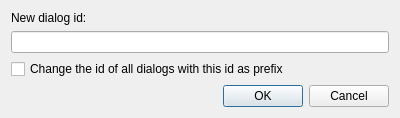
<?xml version="1.0" encoding="UTF-8"?>
<ui version="4.0">
 <class>SolarusEditor::ChangeDialogIdDialog</class>
 <widget class="QDialog" name="SolarusEditor::ChangeDialogIdDialog">
  <property name="geometry">
   <rect>
    <x>0</x>
    <y>0</y>
    <width>400</width>
    <height>118</height>
   </rect>
  </property>
  <property name="windowTitle">
   <string>Change dialog id</string>
  </property>
  <layout class="QVBoxLayout" name="verticalLayout_3">
   <item>
    <widget class="QLabel" name="dialog_id_label">
     <property name="text">
      <string>New dialog id:</string>
     </property>
    </widget>
   </item>
   <item>
    <widget class="QLineEdit" name="dialog_id_field"/>
   </item>
   <item>
    <widget class="QCheckBox" name="prefix_mode_field">
     <property name="text">
      <string>Change the id of all dialogs with this id as prefix</string>
     </property>
    </widget>
   </item>
   <item>
    <widget class="QDialogButtonBox" name="button_box">
     <property name="orientation">
      <enum>Qt::Horizontal</enum>
     </property>
     <property name="standardButtons">
      <set>QDialogButtonBox::Cancel|QDialogButtonBox::Ok</set>
     </property>
    </widget>
   </item>
  </layout>
 </widget>
 <resources/>
 <connections>
  <connection>
   <sender>button_box</sender>
   <signal>accepted()</signal>
   <receiver>SolarusEditor::ChangeDialogIdDialog</receiver>
   <slot>accept()</slot>
   <hints>
    <hint type="sourcelabel">
     <x>248</x>
     <y>254</y>
    </hint>
    <hint type="destinationlabel">
     <x>157</x>
     <y>274</y>
    </hint>
   </hints>
  </connection>
  <connection>
   <sender>button_box</sender>
   <signal>rejected()</signal>
   <receiver>SolarusEditor::ChangeDialogIdDialog</receiver>
   <slot>reject()</slot>
   <hints>
    <hint type="sourcelabel">
     <x>316</x>
     <y>260</y>
    </hint>
    <hint type="destinationlabel">
     <x>286</x>
     <y>274</y>
    </hint>
   </hints>
  </connection>
 </connections>
</ui>
